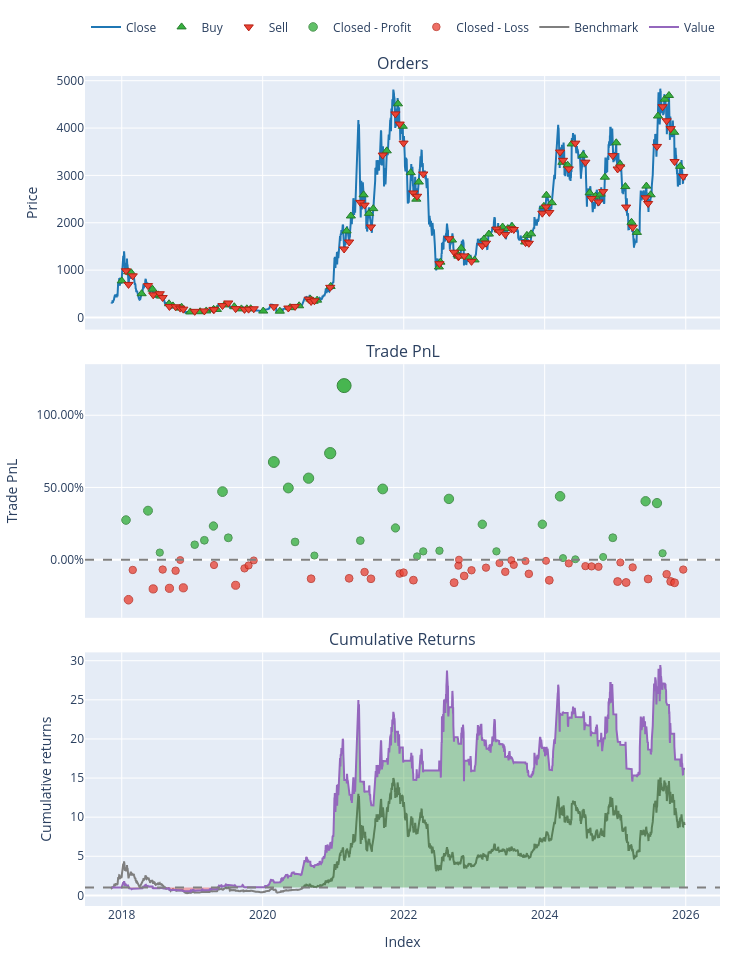

This figure's notebook cell:
### Code cell
# The same for plotting:

pf[(10, 20, 'ETH-USD')].plot().show()
